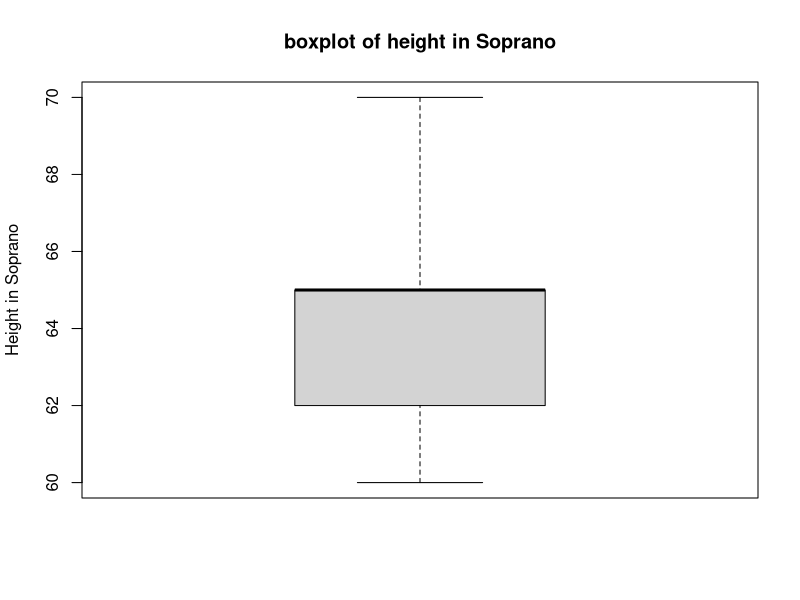
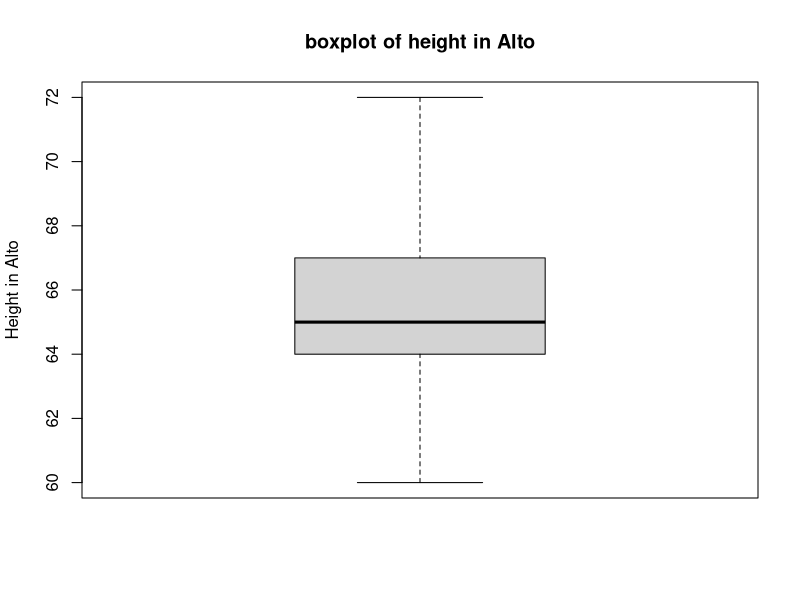
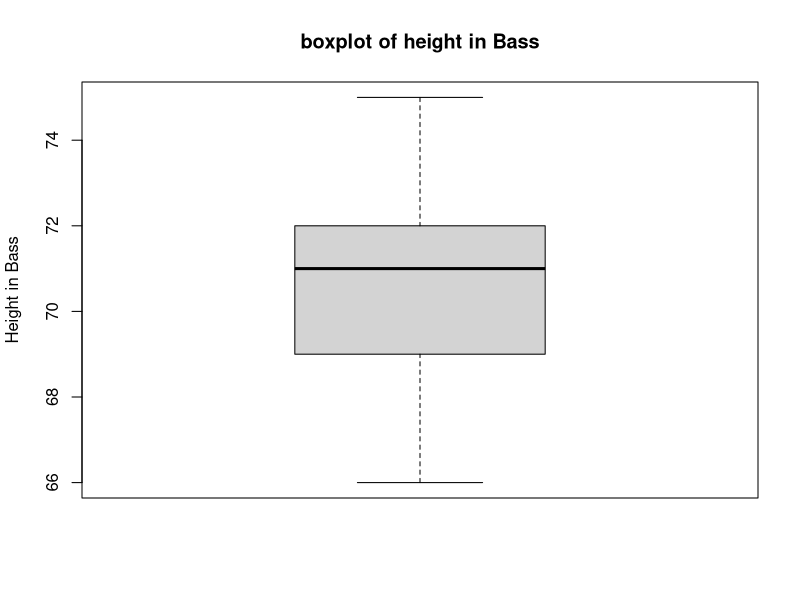
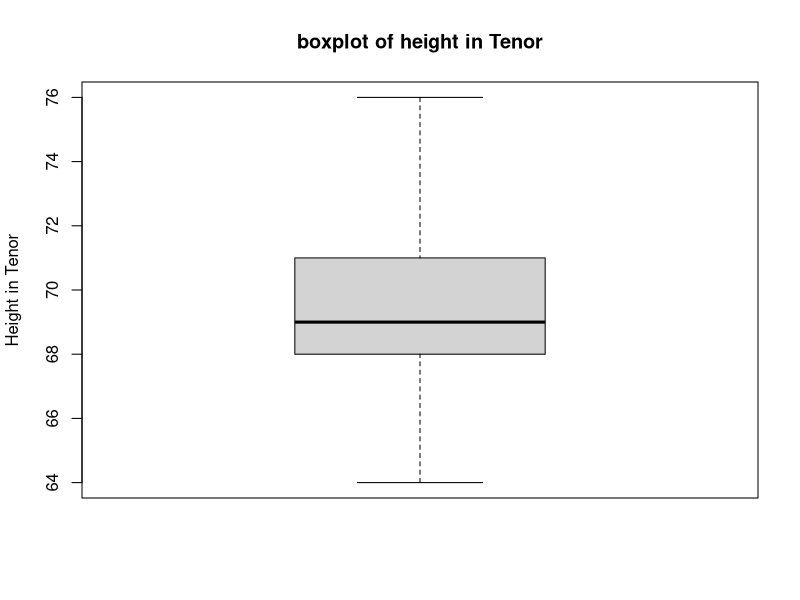
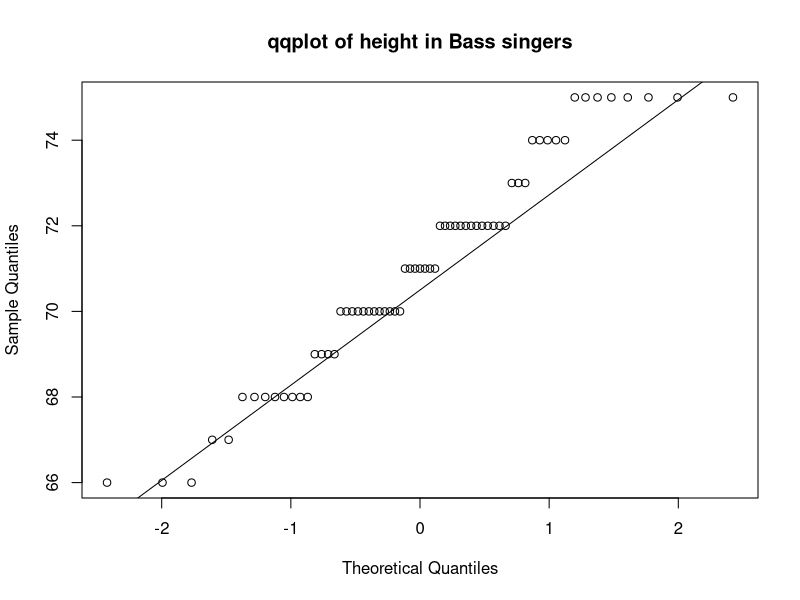
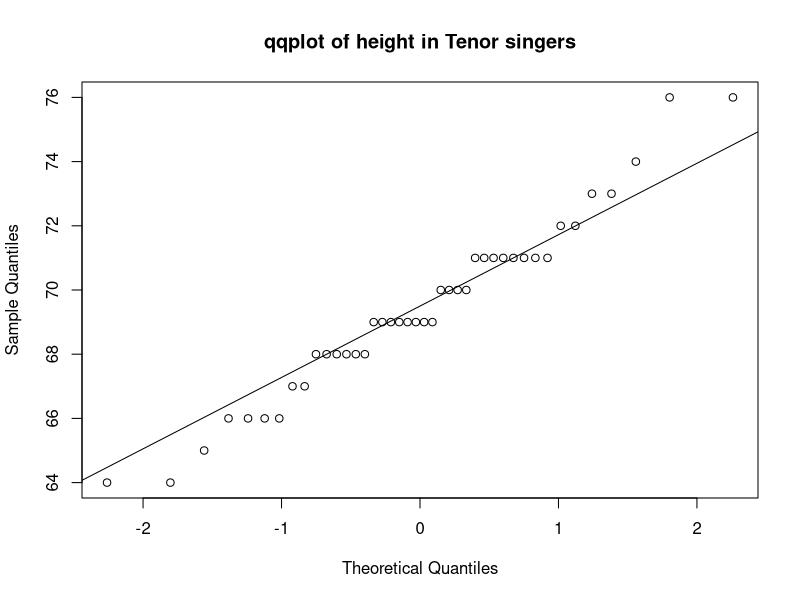

The R script that drew these images, in order:
getwd()
setwd("/Users/youjia/Desktop")
getwd()
sing <- read.table(file = "singer.txt",fill = FALSE,sep = ",",header = TRUE)
# a) make boxplot for the four group data
Sop <- sing[sing$voice.part=="Soprano", ]
Alto <- sing[sing$voice.part=="Alto", ]
Bass <- sing[sing$voice.part=="Bass", ]
Tenor <- sing[sing$voice.part=="Tenor", ]
boxplot(Sop$height, ylab = "Height in Soprano", main = "boxplot of height in Soprano", range = 0)
boxplot(Alto$height, ylab = "Height in Alto", main = "boxplot of height in Alto", range = 0)
boxplot(Bass$height, ylab = "Height in Bass", main = "boxplot of height in Bass", range = 0)
boxplot(Tenor$height, ylab = "Height in Tenor", main = "boxplot of height in Tenor", range = 0)
qqnorm(Bass$height, main = "qqplot of height in Bass singers")
qqline(Bass$height)
qqnorm(Tenor$height, main = "qqplot of height in Tenor singers")
qqline(Tenor$height)

# b) hypothesis test, The height of  Bass singers and Tenor singers are normally distributed
# we perform an appropriate 5% level test to see if The Bass singers tend to be taller
# than Tenor singers. delta = Tenor - Bass, the sample size is large.
# H0: delta = 0 vs H1: delta < 0
# We use mean of height of Tenor singers as u1
u1 <- mean(Tenor$height)  # u1 = 69.40476
s1 <- sd(Tenor$height)  
n1 <- length(Tenor$height)
## u2 is the height of Bass singer
u2 <- mean(Bass$height)
s2 <- sd(Bass$height)
n2 <- length(Bass$height)
zobs = (u1-u2)/sqrt(s1^2/n1+s2^2/n2)  # We get zobs = -2.974561
# compute p-value
deg <- (s1^2/n1+s2^2/n2)^2/(s1^4/(n1^2*(n1-1))+s2^4/(n2^2*(n2-1)))
pval <- pt(zobs,deg) # pval = 0.001931636
# Since pval <= 0.05, reject H0
# There is statistically significant evidence that Base singers tend to be taller than Tenor singers.

# c) Conclusion in b is consistent with what I can see in a. Conclusion in b shows that Base singer tend
# to be taller than Tenor singers. From boxplot in a, we can see that it's consistent.

############################# Exercise 2
# a) Set up the null and alternative hypotheses, H0: mean = 10 VS H1: mean > 10

# b) choose t-test, the test statistic is the 20 examples,
# the null distribution of the test statistic is t(20-1) distribution.

# c) compute the observed value of the test statistic
X<-9.02
s<-2.22
tobs<-(X-10)/(s/sqrt(20))  # here we have tobs is approximately -1.974186

# d) compute the p-value of the test using the usual way
pvalue <- 1-pt(tobs,19)  # here we can get pvalue = 0.9684606

# e) estimate the p-value of the test using Monte Carlo simulation
# Use rt function to make random draws from the t(20-1) distribution
# then calculate the percentage of these draws is greater than tobs
# which is the estimation of the p-value.
MC <- rt(999,19)
pvalMC<- length(which(MC>tobs))/999  # here we can get pvalMC = 0.96997
# The result of d and e are very close.

# f) Here, p= 0.968 is larger than α=0.05. 
# So we accepted H0 which means the mean of a normal population is 10.

# Exercise 3
# a) We construct an appropriate 95% confidence interval for the difference in mean credit limits
# of all credit cards issued in January 2011 and in May 2011 using the average credit limits and
# the sample standard deviations of these two samples. The 95% confidence interval for the difference 
# is: [-302.8289, -201.1711]. This means that the mean credit limit of all credit cards is increased.
xbar = 2635
ybar = 2887
Sx = 365
Sy = 412
n1 = 400
n2 = 500
CI <- ((xbar - ybar)+c(-1,1)*(qnorm(1-0.025)*sqrt(Sx^2/n1+Sy^2/n2))) # here, CI=(-302.8289,-201.1711)

# b) We performed an appropriate 5% level test to see if the mean credit limit of all credit cards 
# issued in May 2011 is greater than the same in January 2011. we made H0 be Jan-May=0 be and H1 be Jan-May<0.
# delta = Jan - May
# H0: delta = 0 VS H1: delta < 0
tobs <- (xbar-ybar)/sqrt(Sx^2/n1+Sy^2/n2)
v <- (Sx^2/n1+Sy^2/n2)^2/(Sx^4/(n1^2*(n1-1))+Sy^4/(n2^2*(n2-1)))
pvalue<-pt(tobs,v) # here pvalue = 1.395927e-21
# Since p is much less than α=0.05, we rejected H0
# which means that the mean credit limit of all credit cards issued in May 2011 is 
# greater than the same in Jan 2011.




